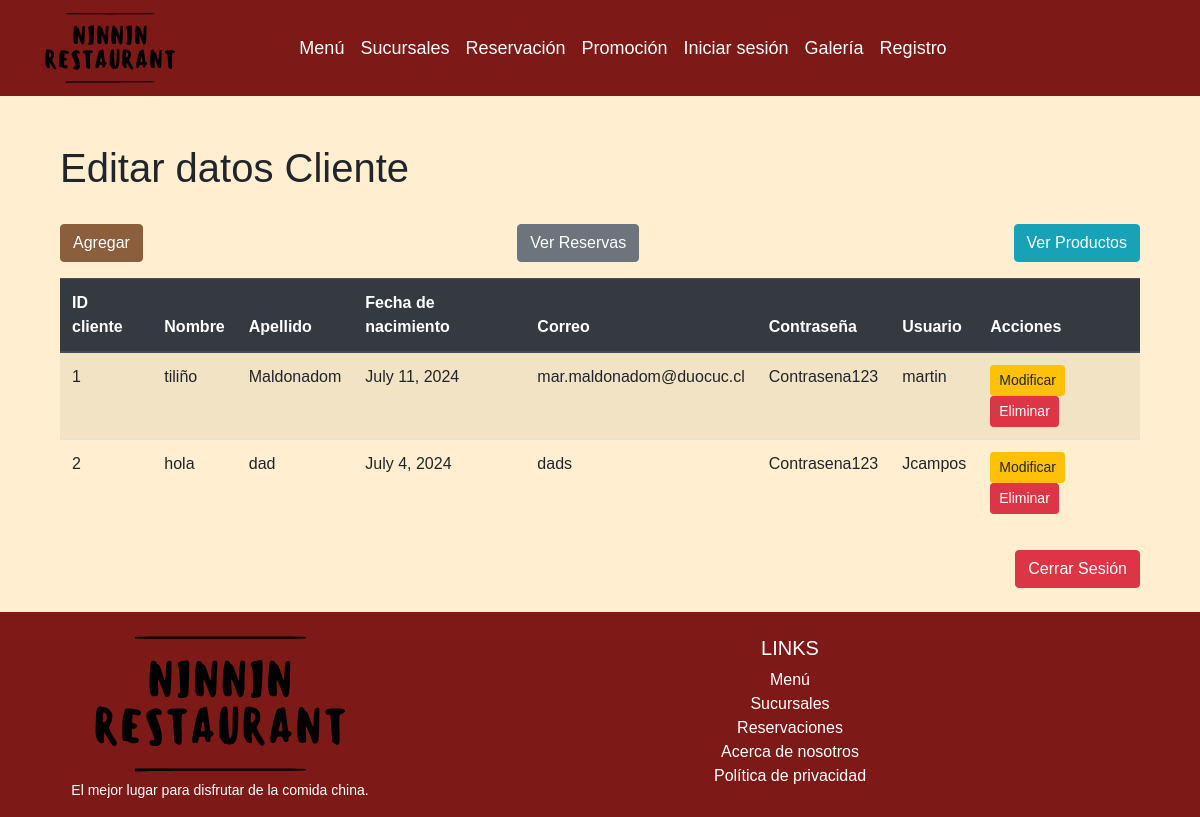
The page /clientes/crud on the database as committed earlier.
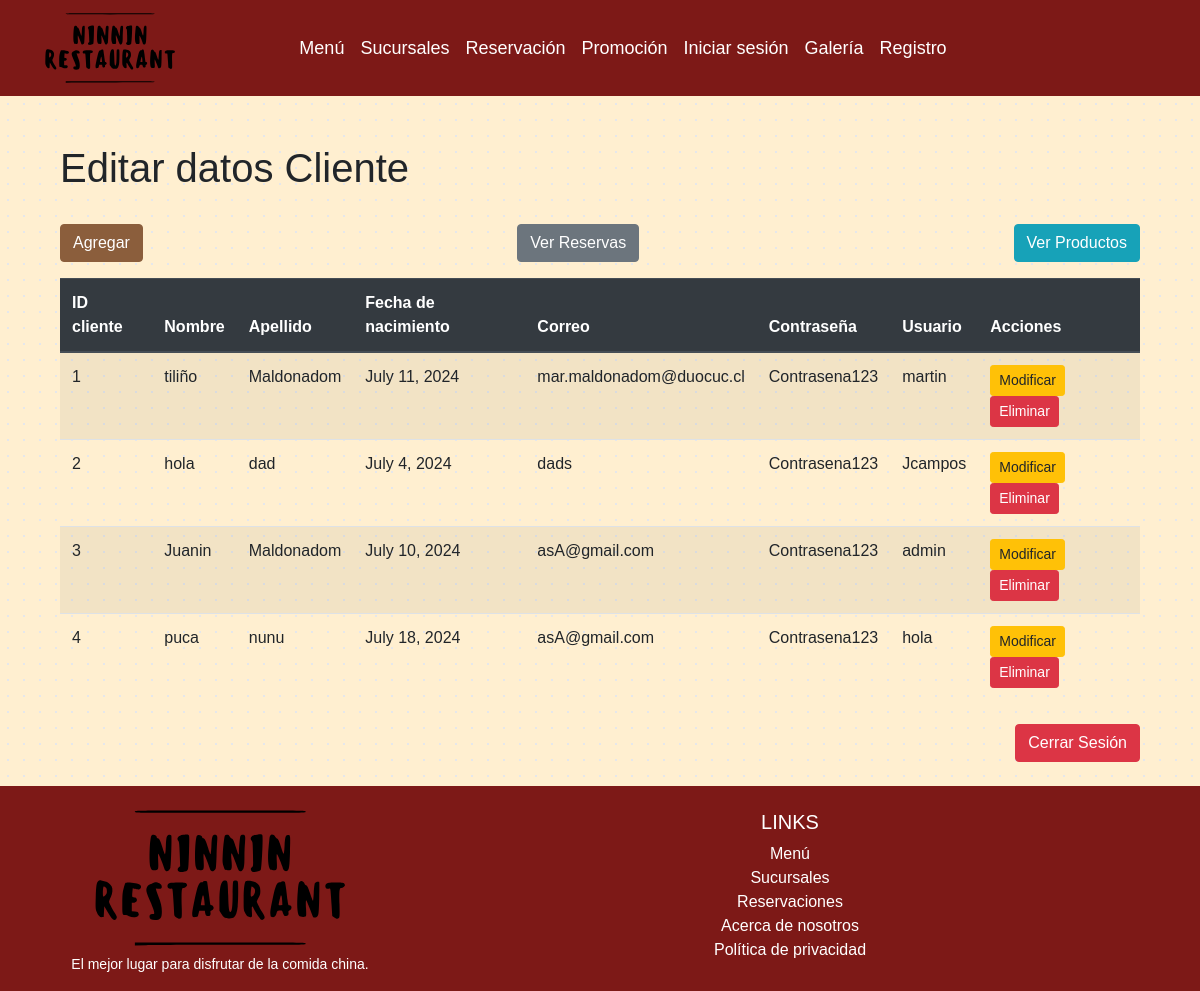
The same page on the database as committed later.
### clientes/models.py (models this page shows, shortened)
class Cliente(models.Model):
    user   = models.OneToOneField(User, on_delete=models.CASCADE)
    nombre = models.CharField(max_length=100)
    apellido = models.CharField(max_length=100)
    fecha_nacimiento = models.DateField()
    email = models.EmailField()
    password = models.CharField(max_length=100)

### clientes/views.py (the view)
# urls.py: path('crud', views.crud_clientes, name='crud'),
def crud_clientes(request):
    clientes = Cliente.objects.all()
    context = {'clientes' : clientes}
    return render(request, 'clientes/clientes_list.html',context)

### clientes/templates/clientes/clientes_list.html (shortened to what this page needs)
{% extends "clientes/base.html" %}
{% block content %}
    <div class="container mt-5">
        <h1>Editar datos Cliente</h1>
        <br>
        <div class="d-flex justify-content-between mb-3">
            <button type="button" class="btn btn-primary">
                <a href="{% url 'clientesAdd' %}" class="text-white">Agregar</a>
            </button>
            <button type="button" class="btn btn-secondary">
                <a href="{% url 'reserva_list' %}" class="text-white">Ver Reservas</a>
            </button>
            <button type="button" class="btn btn-info">
                <a href="{% url 'crud_producto' %}" class="text-white">Ver Productos</a>
            </button>
        </div>
        <table class="table table-striped">
            {% if clientes %}
                <thead class="thead-dark">
                    <tr>
                        <th scope="col">ID cliente</th>
                        <th scope="col">Nombre</th>
                        <th scope="col">Apellido</th>
                        <th scope="col">Fecha de nacimiento</th>
                        <th scope="col">Correo</th>
                        <th scope="col">Contraseña</th>
                        <th scope="col">Usuario</th>
                        <th scope="col">Acciones</th>
                    </tr>
                </thead>
                <tbody>
                    {% for x in clientes %}
                        <tr>
                            <td>{{ x.id }}</td>
                            <td>{{ x.nombre }}</td>
                            <td>{{ x.apellido }}</td>
                            <td>{{ x.fecha_nacimiento }}</td>
                            <td>{{ x.email }}</td>
                            <td>{{ x.password }}</td>
                            <td>{{ x.user }}</td>
                            <td>
                                <a href="{% url 'clientes_findEdit' pk=x.id %}" class="btn btn-warning btn-sm">Modificar</a>
                                <a href="{% url 'clientes_del' pk=x.id %}" class="btn btn-danger btn-sm">Eliminar</a>
                            </td>
                        </tr>
                    {% endfor %}
                </tbody>
            {% else %}
                <tr>
                    <td colspan="8" class="text-center">No hay clientes disponibles</td>
                </tr>
            {% endif %}
        </table>
        <div class="d-flex justify-content-end mt-4">
            <form action="{% url 'logout' %}" method="POST">
                <button type="submit" class="btn btn-danger">Cerrar Sesión</button>
            </form>
        </div>
    </div>
{% endblock %}

Rows that differ between the two databases and show on the page:
added Cliente: id "3", nombre "Juanin", apellido "Maldonadom", fecha_nacimiento "July 10, 2024", email "asA@gmail.com", password "Contrasena123", user "admin"
added Cliente: id "4", nombre "puca", apellido "nunu", fecha_nacimiento "July 18, 2024", email "asA@gmail.com", password "Contrasena123", user "hola"
